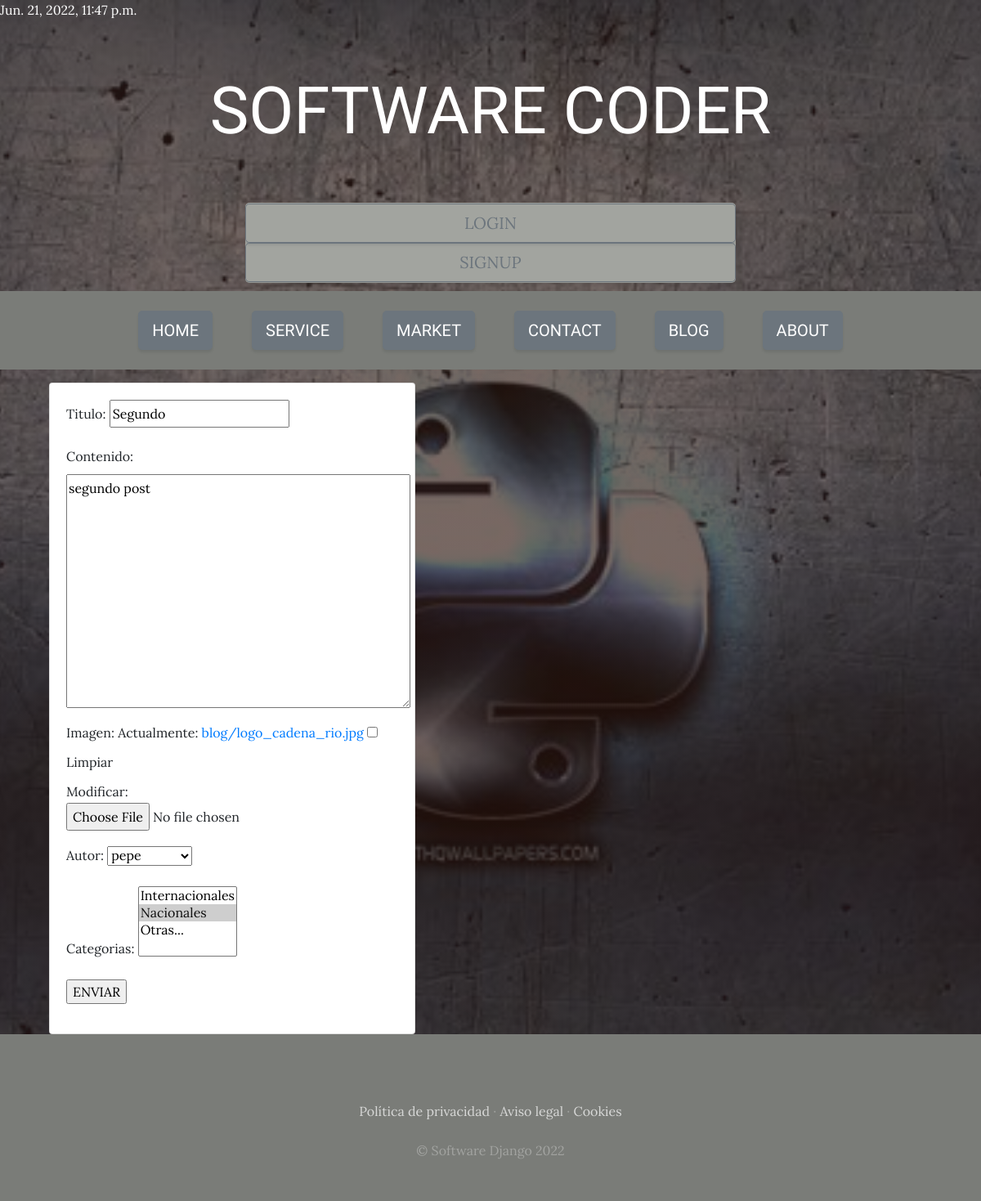
The page /blog/post/editar/12 on the database as committed earlier.
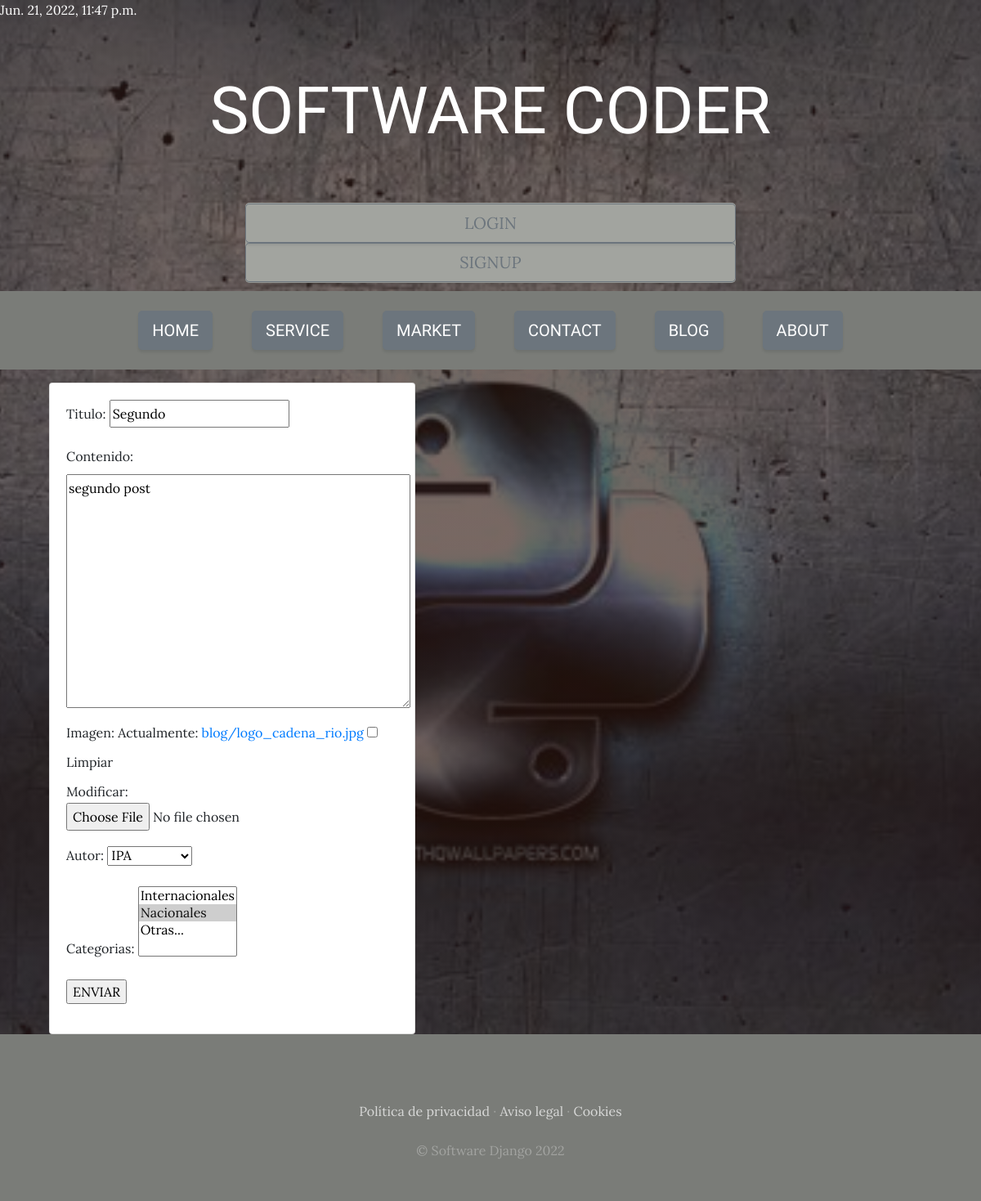
The same page on the database as committed later.
### blog/models.py (models this page shows, shortened)
class Post(models.Model):
    titulo=models.CharField(max_length=50)
    contenido=models.TextField(max_length=500)
    imagen=models.ImageField(upload_to="blog", default='/media/blog/2.jpg', null=True, blank=True)
    autor=models.ForeignKey(User, on_delete=models.CASCADE)
    categorias=models.ManyToManyField(Categoria)
    created=models.DateTimeField(auto_now_add=True)
    updated=models.DateTimeField(auto_now_add=True)
    class Meta:
        verbose_name='post'
        verbose_name_plural='posts'

### blog/views.py (the view)
# urls.py: path('post/editar/<pk>', views.PostEdicion.as_view(), name='post_editar'),
class PostEdicion(UpdateView):
    model = Post
    success_url = reverse_lazy('post_list')#
    fields='__all__'

### blog/models.py (called while the page is built)
    def __str__(self):
        return self.nombre

### carro/context_processor.py (called while the page is built)
def importe_total_carro(request):
    total=0
    if request.user.is_authenticated:
        for key, value in request.session["carro"].items():
            total=total+float(value["precio"])
    else:
        total="Usuario No Logueado"
    return {"importe_total_carro":total}

### blog/templates/blog/post_form.html
{% extends "ProyectoWebApp/base.html" %}
{% load static %}
{% block content %}
<div class="container">
    <div class="card-deck mt-3">
        <div class="col-md-4">
            <div class="card" style="width: 28rem; backgroun-color: grey;">
                <div class="card-body">
                    <form method="post">{% csrf_token %}
                        {{ form.as_p}}
                        <input type="submit" value="ENVIAR">
                    </form>
                </div>
            </div>
        </div>
    </div>
</div>
{% endblock %}

Rows that differ between the two databases and show on the page:
changed Post "Segundo": autor "pepe" → "IPA"
